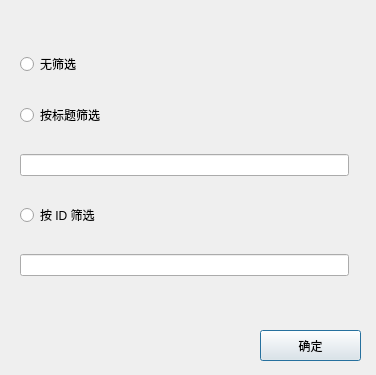
<?xml version="1.0" encoding="UTF-8"?>
<ui version="4.0">
 <class>SearchItemDialogClass</class>
 <widget class="QDialog" name="SearchItemDialogClass">
  <property name="geometry">
   <rect>
    <x>0</x>
    <y>0</y>
    <width>376</width>
    <height>375</height>
   </rect>
  </property>
  <property name="windowTitle">
   <string>SearchItemDialog</string>
  </property>
  <widget class="QWidget" name="verticalLayoutWidget">
   <property name="geometry">
    <rect>
     <x>9</x>
     <y>20</y>
     <width>351</width>
     <height>291</height>
    </rect>
   </property>
   <layout class="QVBoxLayout" name="verticalLayout">
    <item>
     <widget class="QRadioButton" name="noButton">
      <property name="text">
       <string>无筛选</string>
      </property>
     </widget>
    </item>
    <item>
     <widget class="QRadioButton" name="titleButton">
      <property name="text">
       <string>按标题筛选</string>
      </property>
     </widget>
    </item>
    <item>
     <widget class="QLineEdit" name="titleLine"/>
    </item>
    <item>
     <widget class="QRadioButton" name="idButton">
      <property name="text">
       <string>按 ID 筛选</string>
      </property>
     </widget>
    </item>
    <item>
     <widget class="QLineEdit" name="idLine"/>
    </item>
   </layout>
  </widget>
  <widget class="QPushButton" name="exitButton">
   <property name="geometry">
    <rect>
     <x>260</x>
     <y>330</y>
     <width>101</width>
     <height>31</height>
    </rect>
   </property>
   <property name="text">
    <string>确定</string>
   </property>
  </widget>
 </widget>
 <layoutdefault spacing="6" margin="11"/>
 <resources/>
 <connections/>
</ui>
